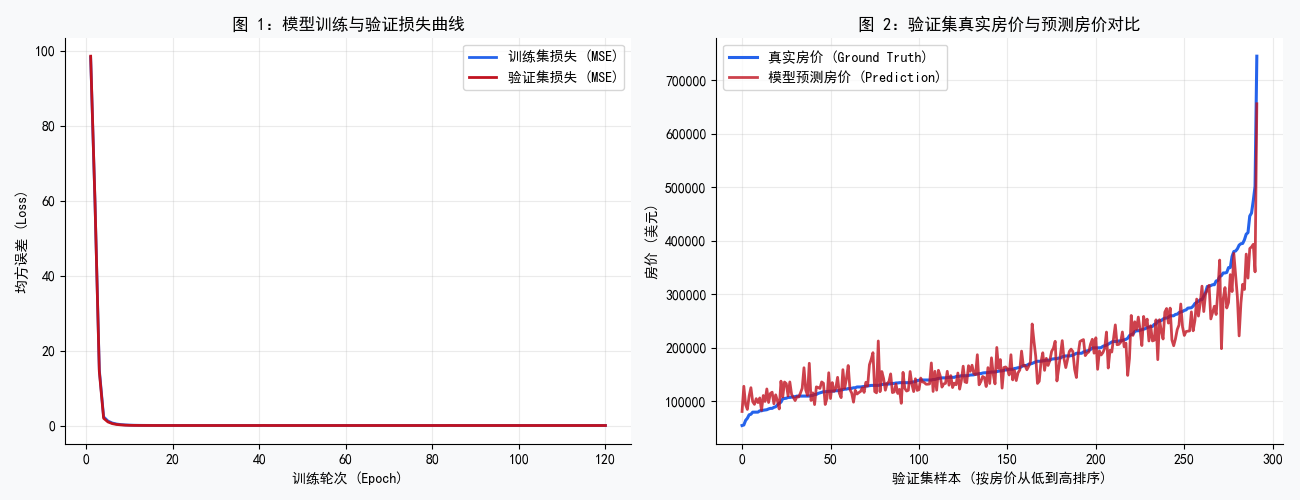

Write Python code to recreate this figure.
import os
import urllib.request
import numpy as np
import matplotlib.pyplot as plt
import pandas as pd

plt.rcParams["font.sans-serif"] = [
    "SimHei",          # Windows 常用
    "PingFang SC",      # macOS 常用
    "Microsoft YaHei",  # 微软雅黑
    "Arial Unicode MS", # 通用
    "sans-serif"
]
plt.rcParams["axes.unicode_minus"] = False

DATA_URL = "http://d2l-data.s3-accelerate.amazonaws.com/kaggle_house_pred_train.csv"
FEATURE_NAMES = ["OverallQual", "GrLivArea", "GarageCars", "YearBuilt", "FullBath"]
TARGET_NAME = "SalePrice"

def download_house_price_csv(data_dir="./data"):
    os.makedirs(data_dir, exist_ok=True)
    file_path = os.path.join(data_dir, "kaggle_house_pred_train.csv")
    if not os.path.exists(file_path):
        urllib.request.urlretrieve(DATA_URL, file_path)
    return file_path

def prepare_house_price_data(csv_path, train_ratio=0.8, seed=7):
    df = pd.read_csv(csv_path)
    work_df = df[FEATURE_NAMES + [TARGET_NAME]].copy()
    rng = np.random.default_rng(seed)
    indices = rng.permutation(len(work_df))
    split = int(len(indices) * train_ratio)
    train_idx, val_idx = indices[:split], indices[split:]
    train_df = work_df.iloc[train_idx].copy()
    val_df = work_df.iloc[val_idx].copy()
    feature_means = train_df[FEATURE_NAMES].mean()
    feature_stds = train_df[FEATURE_NAMES].std().replace(0, 1.0)
    train_features = train_df[FEATURE_NAMES].fillna(feature_means)
    val_features = val_df[FEATURE_NAMES].fillna(feature_means)
    train_features = (train_features - feature_means) / feature_stds
    val_features = (val_features - feature_means) / feature_stds
    train_X = train_features.to_numpy(dtype=np.float64)
    val_X = val_features.to_numpy(dtype=np.float64)
    train_y = np.log1p(train_df[TARGET_NAME].to_numpy(dtype=np.float64)).reshape(-1, 1)
    val_y = np.log1p(val_df[TARGET_NAME].to_numpy(dtype=np.float64)).reshape(-1, 1)
    return train_X, train_y, val_X, val_y

def iterate_minibatches(num_samples, batch_size, seed):
    rng = np.random.default_rng(seed)
    indices = rng.permutation(num_samples)
    for start in range(0, num_samples, batch_size):
        end = start + batch_size
        yield indices[start:end]

def init_regression_params(input_dim, hidden_size, seed=7):
    rng = np.random.default_rng(seed)
    W1 = rng.normal(0, 0.01, (input_dim, hidden_size))
    b1 = np.zeros((1, hidden_size))
    W2 = rng.normal(0, 0.01, (hidden_size, 1))
    b2 = np.zeros((1, 1))
    return {"W1": W1, "b1": b1, "W2": W2, "b2": b2}

def forward_regression(X, y, params):
    Z1 = np.dot(X, params["W1"]) + params["b1"]
    H = np.maximum(0, Z1)
    y_pred = np.dot(H, params["W2"]) + params["b2"]
    loss = np.mean((y_pred - y) ** 2)
    cache = {"X": X, "y": y, "Z1": Z1, "H": H, "y_pred": y_pred}
    return cache, loss

def backward_regression_and_update(cache, params, lr):
    bs = cache["X"].shape[0]
    dy_pred = 2.0 * (cache["y_pred"] - cache["y"]) / bs
    dW2 = np.dot(cache["H"].T, dy_pred)
    db2 = np.sum(dy_pred, axis=0, keepdims=True)
    dH = np.dot(dy_pred, params["W2"].T)
    dZ1 = dH * (cache["Z1"] > 0)
    dW1 = np.dot(cache["X"].T, dZ1)
    db1 = np.sum(dZ1, axis=0, keepdims=True)
    params["W1"] -= lr * dW1
    params["b1"] -= lr * db1
    params["W2"] -= lr * dW2
    params["b2"] -= lr * db2
    return params

def evaluate_regression_dataset(X, y, params):
    cache, loss = forward_regression(X, y, params)
    return loss, cache["y_pred"]

def train_regression_model(train_X, train_y, val_X, val_y, hidden_size, lr, num_epochs, batch_size, seed=7):
    input_dim = train_X.shape[1]
    params = init_regression_params(input_dim, hidden_size, seed)
    history = {"train_loss": [], "val_loss": []}
    for epoch in range(num_epochs):
        for b_idx in iterate_minibatches(len(train_X), batch_size, seed + epoch):
            b_X = train_X[b_idx]
            b_y = train_y[b_idx]
            cache, _ = forward_regression(b_X, b_y, params)
            params = backward_regression_and_update(cache, params, lr)
        t_loss, _ = evaluate_regression_dataset(train_X, train_y, params)
        v_loss, _ = evaluate_regression_dataset(val_X, val_y, params)
        history["train_loss"].append(t_loss)
        history["val_loss"].append(v_loss)
    return params, history

def recover_price(log_price):
    return np.expm1(log_price)

def draw_loss_panel(ax, history):
    ax.clear()
    epochs = np.arange(1, len(history["train_loss"]) + 1)
    ax.plot(epochs, history["train_loss"], color="#2563eb", linewidth=2.0, label="训练集损失 (MSE)")
    ax.plot(epochs, history["val_loss"], color="#c1121f", linewidth=2.0, label="验证集损失 (MSE)")
    ax.set_xlabel("训练轮次 (Epoch)")
    ax.set_ylabel("均方误差 (Loss)")
    ax.set_title("图 1：模型训练与验证损失曲线")
    ax.grid(alpha=0.25)
    ax.legend()
    ax.spines["top"].set_visible(False)
    ax.spines["right"].set_visible(False)

def draw_prediction_compare_panel(ax, y_true, y_pred):
    ax.clear()
    y_true_price = recover_price(y_true.reshape(-1))
    y_pred_price = recover_price(y_pred.reshape(-1))
    order = np.argsort(y_true_price)
    sorted_true = y_true_price[order]
    sorted_pred = y_pred_price[order]
    sample_rank = np.arange(len(sorted_true))
    ax.plot(sample_rank, sorted_true, color="#2563eb", linewidth=2.2, label="真实房价 (Ground Truth)")
    ax.plot(sample_rank, sorted_pred, color="#c1121f", linewidth=2.0, label="模型预测房价 (Prediction)", alpha=0.8)
    ax.set_xlabel("验证集样本 (按房价从低到高排序)")
    ax.set_ylabel("房价 (美元)")
    ax.set_title("图 2：验证集真实房价与预测房价对比")
    ax.grid(alpha=0.25)
    ax.legend(loc="upper left")
    ax.spines["top"].set_visible(False)
    ax.spines["right"].set_visible(False)

def main():
    hidden_size = 32
    lr = 0.05
    num_epochs = 120
    batch_size = 64
    seed = 7
    csv_path = download_house_price_csv(data_dir="./data")
    train_X, train_y, val_X, val_y = prepare_house_price_data(csv_path=csv_path, seed=seed)
    params, history = train_regression_model(train_X, train_y, val_X, val_y, hidden_size, lr, num_epochs, batch_size, seed)
    train_loss, _ = evaluate_regression_dataset(train_X, train_y, params)
    val_loss, val_pred = evaluate_regression_dataset(val_X, val_y, params)
    fig, axes = plt.subplots(1, 2, figsize=(13, 5))  
    fig.patch.set_facecolor("#f8f9fa")
    draw_loss_panel(axes[0], history)
    draw_prediction_compare_panel(axes[1], val_y, val_pred)
    plt.tight_layout()
    plt.show()

if __name__ == "__main__":
    main()
